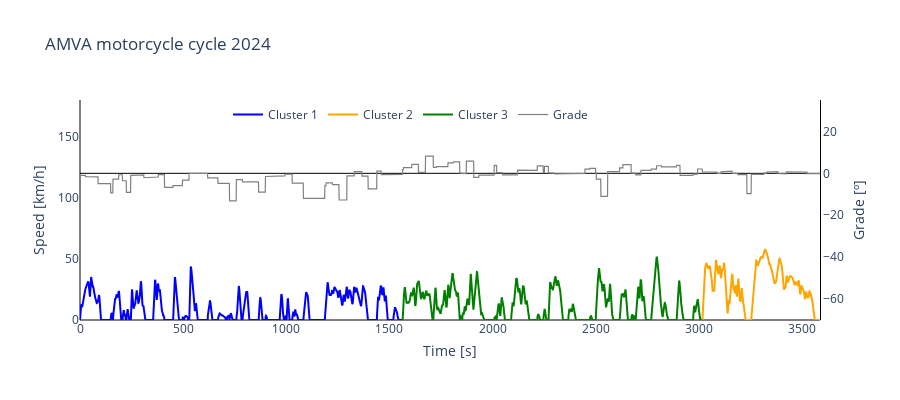
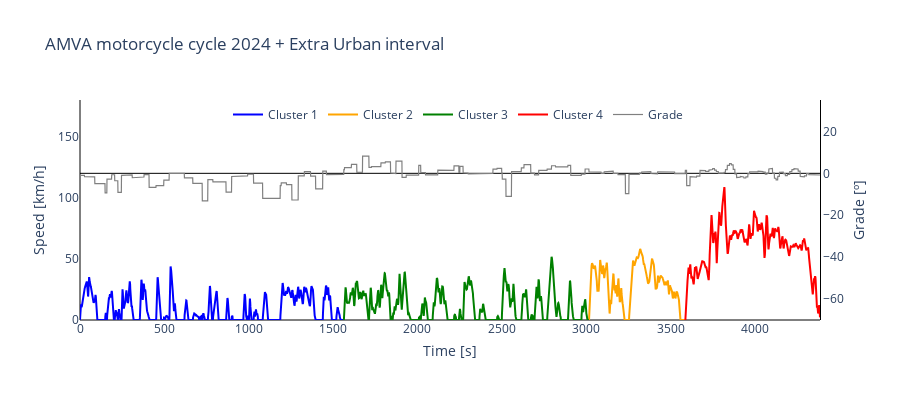

Write notebook code for charts like these, in order.
### Code cell
import plotly.graph_objs as go

# Crear una lista de colores para cada cluster
colores_clusters = {
    1: 'blue',
    2: 'orange',
    3: 'green',
    4: 'red'
}

# Crear una lista de trazos, uno para cada cluster
trazos = []
for cluster, datos_cluster in Ciclo_AMVA_2024.groupby('Cluster'):
    trazo = go.Scatter(
        x=datos_cluster['t_s'],
        y=datos_cluster['speed_km_h'],
        mode='lines',
        name=f'Cluster {cluster}',
        line=dict(color=colores_clusters[cluster])  # Asignar color del cluster
    )
    trazos.append(trazo)

# Crear la figura con los trazos
fig = go.Figure(data=trazos)

# Agregar la segunda traza de datos
fig.add_trace(go.Scatter(x=Ciclo_AMVA_2024["t_s"], y=Ciclo_AMVA_2024["Grade_200m"], name='Grade',yaxis='y2',line=dict(color='Gray',width=1.2)))


# Actualizar el diseño del gráfico
fig.update_layout(legend=dict(yanchor="top",y=1,xanchor="left",x=0.2,
        orientation='h'),plot_bgcolor='white',paper_bgcolor='white', autosize=False,
    width=900,height=400, title_text="AMVA motorcycle cycle 2024",
    xaxis=dict(ticklen=40,showgrid=False,zeroline=True,zerolinecolor='black',zerolinewidth=1,title="Time [s]",title_standoff=10),
    yaxis=dict(ticklen=40,showgrid=False,zeroline=True,zerolinecolor='black',
               zerolinewidth=1,title='Speed [km/h]',title_standoff=10, range=[0, 180]),
    yaxis2=dict(ticklen=40,showgrid=False,zeroline=True,zerolinecolor='black',zerolinewidth=1,
                title='Grade [º]',title_standoff=10,range=[-70, 35], 
                overlaying='y', side='right', position=1
                ,showline=True,linecolor='black',linewidth=1))

# Mostrar el gráfico
fig.show()


########################################################################################################################################
### CICLO FULL

# Crear una lista de colores para cada cluster
colores_clusters = {
    1: 'blue',
    2: 'orange',
    3: 'green',
    4: 'red'
}

# Crear una lista de trazos, uno para cada cluster
trazos = []
for cluster, datos_cluster in CicloFULL_AMVA_2024.groupby('Cluster'):
    trazo = go.Scatter(
        x=datos_cluster['t_s'],
        y=datos_cluster['speed_km_h'],
        mode='lines',
        name=f'Cluster {cluster}',
        line=dict(color=colores_clusters[cluster])  # Asignar color del cluster
    )
    trazos.append(trazo)

# Crear la figura con los trazos
fig = go.Figure(data=trazos)

# Agregar la segunda traza de datos
fig.add_trace(go.Scatter(x=CicloFULL_AMVA_2024["t_s"], y=CicloFULL_AMVA_2024["Grade_200m"], name='Grade',yaxis='y2',line=dict(color='Gray',width=1.2)))

# Actualizar el diseño del gráfico
fig.update_layout(legend=dict(yanchor="top",y=1,xanchor="left",x=0.2,
        orientation='h'),plot_bgcolor='white',paper_bgcolor='white', autosize=False,
    width=900,height=400, title_text="AMVA motorcycle cycle 2024 + Extra Urban interval",
    xaxis=dict(ticklen=40,showgrid=False,zeroline=True,zerolinecolor='black',zerolinewidth=1,title="Time [s]",title_standoff=10),
    yaxis=dict(ticklen=40,showgrid=False,zeroline=True,zerolinecolor='black',
               zerolinewidth=1,title='Speed [km/h]',title_standoff=10, range=[0, 180]),
    yaxis2=dict(ticklen=40,showgrid=False,zeroline=True,zerolinecolor='black',zerolinewidth=1,
                title='Grade [º]',title_standoff=10,range=[-70, 35], 
                overlaying='y', side='right', position=1
                ,showline=True,linecolor='black',linewidth=1))

# Mostrar el gráfico
fig.show()

### Figure 1 — Plotly figure (JSON) as saved in the notebook; plotly's stock layout.template omitted (floating-point values rounded to 4 significant figures; data arrays with more than 128 entries replaced by an {"elided": "..."} marker saying what was removed)
{"data": [{"line": {"color": "blue"}, "mode": "lines", "name": "Cluster 1", "type": "scatter", "x": {"elided": "1564 int values"}, "y": {"elided": "1564 float values"}}, {"line": {"color": "orange"}, "mode": "lines", "name": "Cluster 2", "type": "scatter", "x": {"elided": "571 int values"}, "y": {"elided": "571 float values"}}, {"line": {"color": "green"}, "mode": "lines", "name": "Cluster 3", "type": "scatter", "x": {"elided": "1453 int values"}, "y": {"elided": "1453 float values"}}, {"line": {"color": "Gray", "width": 1.2}, "name": "Grade", "type": "scatter", "x": {"elided": "3588 int values"}, "y": {"elided": "3588 float values"}, "yaxis": "y2"}], "layout": {"autosize": false, "height": 400, "legend": {"orientation": "h", "x": 0.2, "xanchor": "left", "y": 1, "yanchor": "top"}, "paper_bgcolor": "white", "plot_bgcolor": "white", "title": {"text": "AMVA motorcycle cycle 2024"}, "width": 900, "xaxis": {"showgrid": false, "ticklen": 40, "title": {"standoff": 10, "text": "Time [s]"}, "zeroline": true, "zerolinecolor": "black", "zerolinewidth": 1}, "yaxis": {"range": [0, 180], "showgrid": false, "ticklen": 40, "title": {"standoff": 10, "text": "Speed [km/h]"}, "zeroline": true, "zerolinecolor": "black", "zerolinewidth": 1}, "yaxis2": {"linecolor": "black", "linewidth": 1, "overlaying": "y", "position": 1, "range": [-70, 35], "showgrid": false, "showline": true, "side": "right", "ticklen": 40, "title": {"standoff": 10, "text": "Grade [º]"}, "zeroline": true, "zerolinecolor": "black", "zerolinewidth": 1}}}

### Figure 2 — Plotly figure (JSON) as saved in the notebook; plotly's stock layout.template omitted (floating-point values rounded to 4 significant figures; data arrays with more than 128 entries replaced by an {"elided": "..."} marker saying what was removed)
{"data": [{"line": {"color": "blue"}, "mode": "lines", "name": "Cluster 1", "type": "scatter", "x": {"elided": "1564 int values"}, "y": {"elided": "1564 float values"}}, {"line": {"color": "orange"}, "mode": "lines", "name": "Cluster 2", "type": "scatter", "x": {"elided": "571 int values"}, "y": {"elided": "571 float values"}}, {"line": {"color": "green"}, "mode": "lines", "name": "Cluster 3", "type": "scatter", "x": {"elided": "1453 int values"}, "y": {"elided": "1453 float values"}}, {"line": {"color": "red"}, "mode": "lines", "name": "Cluster 4", "type": "scatter", "x": {"elided": "799 int values"}, "y": {"elided": "799 float values"}}, {"line": {"color": "Gray", "width": 1.2}, "name": "Grade", "type": "scatter", "x": {"elided": "4387 int values"}, "y": {"elided": "4387 float values"}, "yaxis": "y2"}], "layout": {"autosize": false, "height": 400, "legend": {"orientation": "h", "x": 0.2, "xanchor": "left", "y": 1, "yanchor": "top"}, "paper_bgcolor": "white", "plot_bgcolor": "white", "title": {"text": "AMVA motorcycle cycle 2024 + Extra Urban interval"}, "width": 900, "xaxis": {"showgrid": false, "ticklen": 40, "title": {"standoff": 10, "text": "Time [s]"}, "zeroline": true, "zerolinecolor": "black", "zerolinewidth": 1}, "yaxis": {"range": [0, 180], "showgrid": false, "ticklen": 40, "title": {"standoff": 10, "text": "Speed [km/h]"}, "zeroline": true, "zerolinecolor": "black", "zerolinewidth": 1}, "yaxis2": {"linecolor": "black", "linewidth": 1, "overlaying": "y", "position": 1, "range": [-70, 35], "showgrid": false, "showline": true, "side": "right", "ticklen": 40, "title": {"standoff": 10, "text": "Grade [º]"}, "zeroline": true, "zerolinecolor": "black", "zerolinewidth": 1}}}
